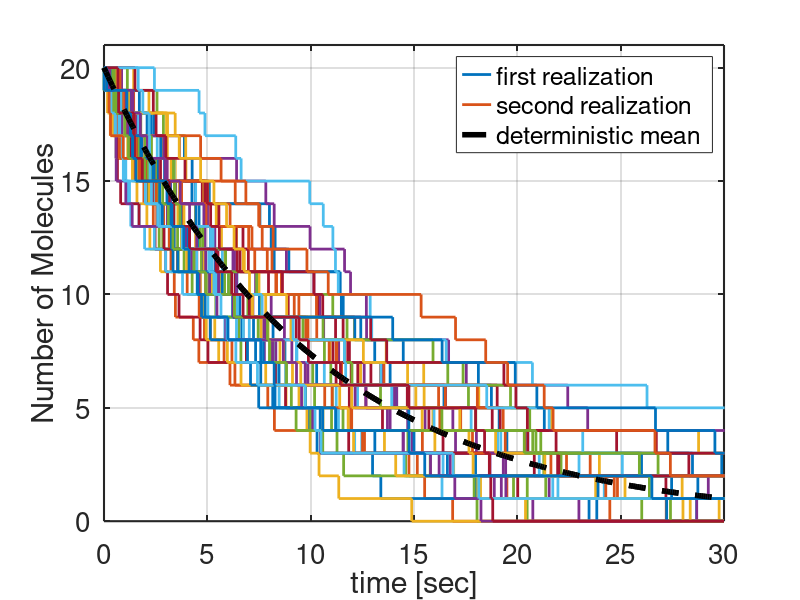
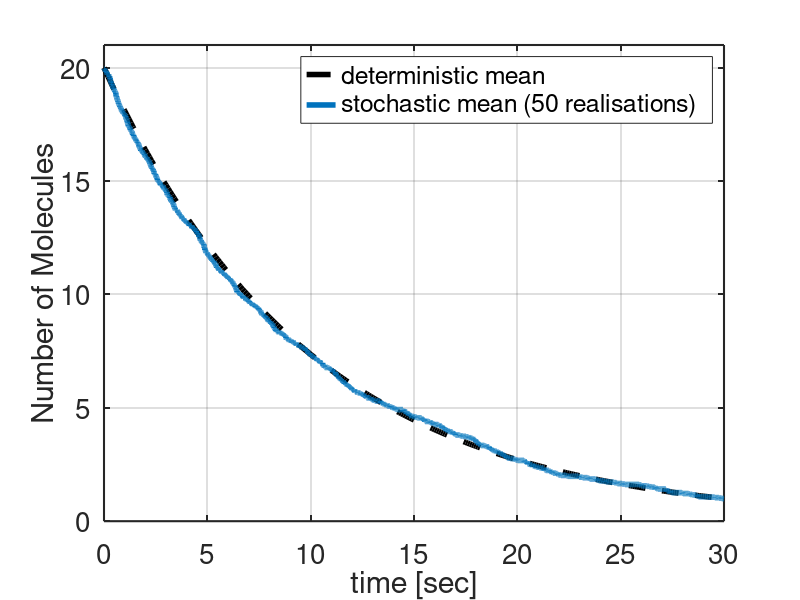

The MATLAB script that drew these images, in order:
function CH1_naive_SSA_degradation

k=0.1; % reaction rate parameter
Ainitial=20; % initial number of A molecules, n0 in the notes
dt=0.005; % discretisation parameter/step size -> play with this, test limits!
numberofrealisations=50; % number of sample paths to run

times = 0:dt:30;
Adata = zeros(length(times),numberofrealisations);
%% Naive SSA of the degradation process
for i=1:numberofrealisations

    A=Ainitial;
    time=0;
    j=1;
    Aplot(1,i)=A;
    timeplot(1,i)=0;
    Adata(1,i) = A;
    m = 0;
    while (j<Ainitial+1)
        rr=rand(1,1);
        time=time+dt;
        m = m+1;
        if (rr<k*A*dt)
            A=A-1;
            j=j+1;
            Aplot(j,i)=A;
            timeplot(j,i)=time;
        end
        if m < length(times)+1
            Adata(m,i)=A;
        end
    end
    Aplot(j+1,i)=A;
    if (time<30)
        timeplot(j+1,i)=30;
    else
        timeplot(j+1,i)=time;
    end
end

tdet=zeros(301,1);
Adet=zeros(301,1);
tdet=[0:0.1:30]; % this is just for the deterministic comparison
Adet(:)=Ainitial*exp(-k*tdet(:));

%% Plot some sample paths for comparison to the mean (deterministic model)
figure; 
for i=1:min(2,numberofrealisations)
    h=stairs(timeplot(:,i),Aplot(:,i));
    set(h,'Linewidth',2);
    hold on;
end
plot(tdet,Adet,'k--','Linewidth',4);
xlabel('time [sec]');
ylabel('Number of Molecules');
if numberofrealisations > 2
    for i = 3:numberofrealisations
        h=stairs(timeplot(:,i),Aplot(:,i));
        set(h,'Linewidth',2);
        hold on;
    end
end
plot(tdet,Adet,'k--','Linewidth',4);
hh=legend('first realization','second realization','deterministic mean');
axis([0 30 0 (Ainitial+1)]);
set(gca,'linewidth',1.5);
set(gca,'FontSize',20);
grid on;
%% Plot the stochastic mean (estimated from multiple simulations) against the deterministic mean
%keyboard; % this is a useful command for debugging!
figure;
plot(tdet,Adet,'k--','Linewidth',4);
hold on;
plot(times,mean(Adata(:,:)'),'Linewidth',4);
xlabel('time [sec]');
ylabel('Number of Molecules');
str = ['stochastic mean (' num2str(numberofrealisations) ' realisations)'];
hh=legend('deterministic mean',str);
axis([0 30 0 (Ainitial+1)]);
set(gca,'linewidth',1.5);
set(gca,'FontSize',20);
grid on;

